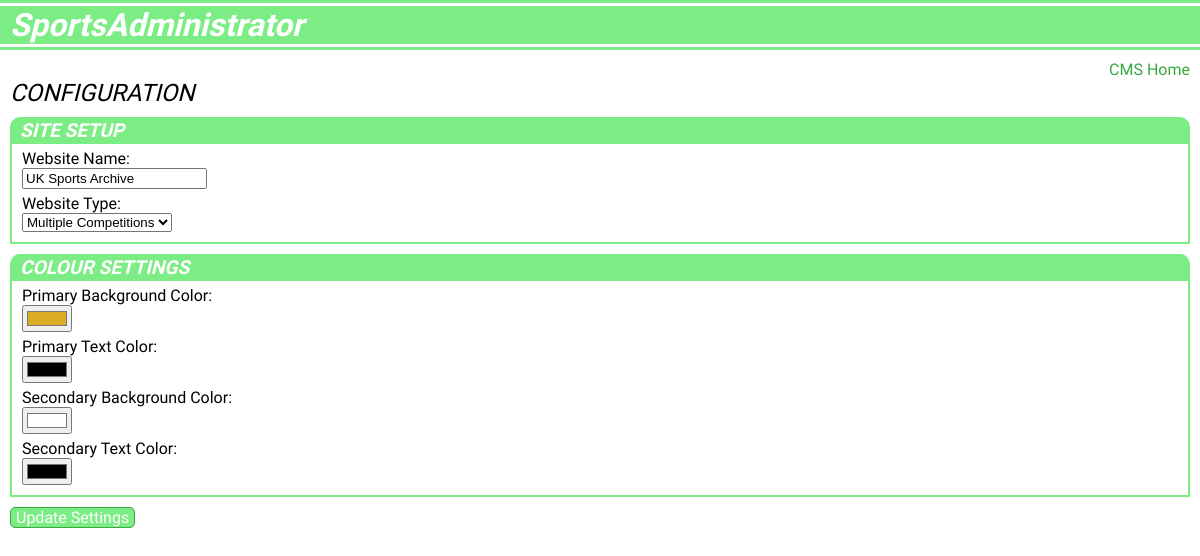
Screenshot of /cms/configuration/ (signed in) with the database file from the repository.
### users/models.py (models this page shows, shortened)
class User(AbstractUser):
    objects = UserManager()
    organisation = models.CharField(max_length=50, blank=True, null=True)
    site_name = models.CharField(max_length=50, blank=True, null=True)
    site_type = models.CharField(max_length=25, choices=SITE_OPTIONS, blank=True, null=True)
    primary_color = models.CharField(max_length=10, blank=True, null=True, default="#ffffff")
    secondary_color = models.CharField(max_length=10, blank=True, null=True, default="#ffffff")
    primary_text = models.CharField(max_length=10, blank=True, null=True, default="#000000")
    secondary_text = models.CharField(max_length=10, blank=True, null=True, default="#000000")

### cms/views.py (the view)
# urls.py: path('cms/configuration/', cms_views.configuration, name='configuration'),
@login_required(login_url='/login/')
def configuration(request):
    user = request.user
    if request.method == 'POST':
        setup_form = SiteSetupForm(request.POST, request.FILES, instance=user)
        color_form = SiteColorForm(request.POST, request.FILES, instance=user)
        if setup_form.is_valid() and color_form.is_valid():
            setup_form.save()
            color_form.save()
            messages.success(request, 'Your settings have been saved.')
            return redirect(reverse('configuration'))
        else:
            messages.error(request, 'Sorry, we were unable to save your settings. Please try again.')
    else:
        setup_form = SiteSetupForm(instance=user)
        color_form = SiteColorForm(instance=user)
    args = {
        'setup_form': setup_form,
        'color_form': color_form,
        'button_text': 'Update Settings'
    }
    args.update(csrf(request))
    return render(request, 'configuration.html', args)

### cms/forms.py
class SiteSetupForm(forms.ModelForm):
    class Meta:
        model = User
        fields = ['site_name', 'site_type']
        labels = {
            'site_name': 'Website Name',
            'site_type': 'Website Type',
        }

class SiteColorForm(forms.ModelForm):
    class Meta:
        model = User
        fields = ['primary_color', 'primary_text', 'secondary_color', 'secondary_text']
        labels = {
            'primary_text': 'Primary Text Color',
            'primary_color': 'Primary Background Color',
            'secondary_color': 'Secondary Background Color',
            'secondary_text': 'Secondary Text Color',
        }
        widgets = {
            'primary_color': TextInput(attrs={'type': 'color'}),
            'primary_text': TextInput(attrs={'type': 'color'}),
            'secondary_color': TextInput(attrs={'type': 'color'}),
            'secondary_text': TextInput(attrs={'type': 'color'}),
        }

### cms/templates/configuration.html (shortened to what this page needs)
{% extends "cmsbase.html" %}
{% block page %}
    <div class="breadcrumbs">
        <a class="nav-link" href="{% url 'cms_home' %}">CMS Home</a>
    </div>
    <div class="page-header">
        CONFIGURATION
    </div>
        <form id="default-form" enctype="multipart/form-data" role="form" method="post">
            <div class="cms-header">
                SITE SETUP
            </div>
            <div class="cms-details">
                <div class="format-details">
                    {{ setup_form.as_ul }}
                </div>
            </div>
            <div class="cms-header">
                COLOUR SETTINGS
            </div>
            <div class="cms-details">
                <div class="format-details">
                    {{ color_form.as_ul }}
                </div>
            </div>
            <button class="cms-button" type="submit">{{ button_text }}</button>
        </form>
{% endblock %}

### static/css/default.css (style rules this page uses)
body { font-family: 'Archivo Narrow'; margin: 0; padding: 0; }
.page-header { font-style: italic; font-size: 1.5em; }
.cms-header { margin: 0; background-color: #7ced84; color: white; font-weight: bold; font-style: italic; padding: 2px 0px 2px 10px; font-size: 1.2em; border-radius: 10px 10px 0 0; }
.cms-details { border: 2px solid #7ced84; border-top: 0; margin-bottom: 10px; }
.format-details { padding: 5px 10px; }
.cms-button { text-align: center; margin: 5px auto; background-color: #7ced84; width: fit-content; padding: 0 5px; border-radius: 5px; border: 1px solid #38a940; color: white; font-family: 'Archivo Narrow'; font-size: 1em; }
#default-form { margin: 10px auto; }
#default-form label { display: block; }
#default-form button { margin: 0 auto; }
#default-form input, select { display: block; margin-bottom: 5px; }
#default-form li { list-style-type: none; }
.breadcrumbs { text-align: right; }
.nav-link { color: #38a940; text-decoration: none; }

### rows the page displays
User: site_name "UK Sports Archive", site_type "Multiple Competitions", primary_color "#daad25", primary_text "#000000", secondary_color "#ffffff", secondary_text "#000000"

### other values shown
{{ button_text }} "Update Settings"
